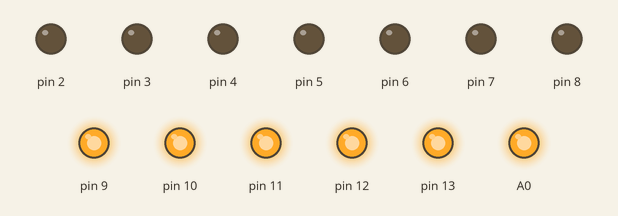
This sketch was run on a simulated Arduino Uno, built with avr-gcc and run on an emulated ATmega328P. Shown: output pins drawn as LEDs (lit = HIGH).

Above: at 0.5 s.
At 2.5 s:
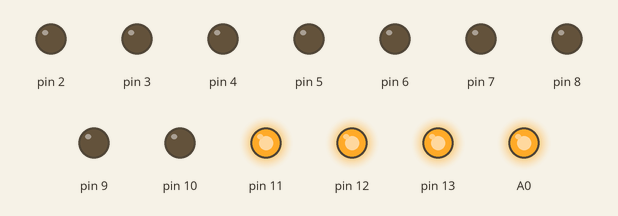
At 4.5 s:
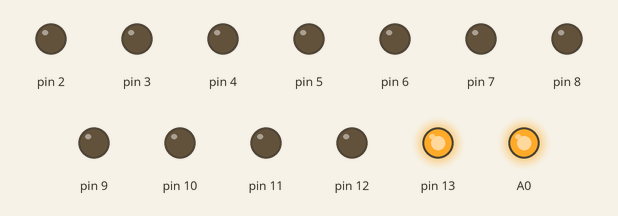
At 7.0 s:
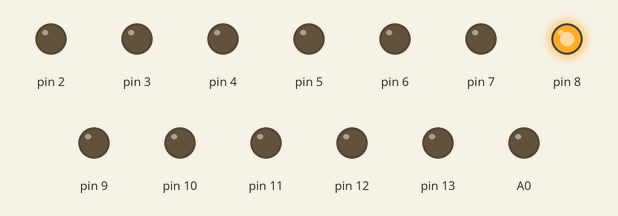
At 12.5 s:
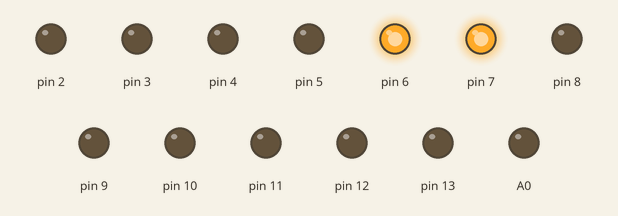
At 17.5 s:
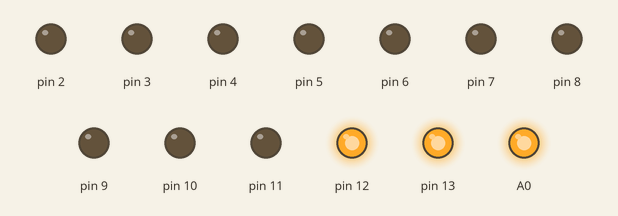
Timing chart, 0 to 18.2 s (numbered marks = the images above):
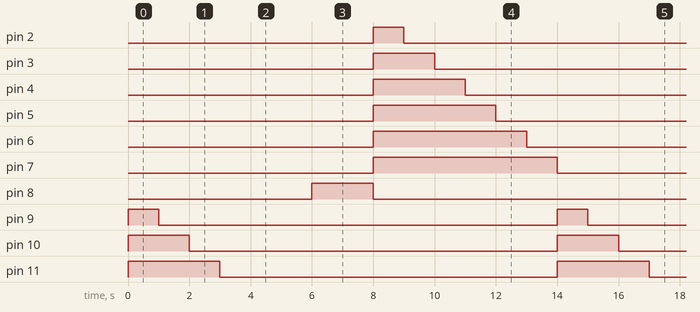

The sketch:

Exercicio_5.ino
```cpp
void setup() {
  pinMode(2, OUTPUT);
  pinMode(3, OUTPUT);
  pinMode(4, OUTPUT);
  pinMode(5, OUTPUT);
  pinMode(6, OUTPUT);
  pinMode(7, OUTPUT);
  pinMode(8, OUTPUT);
  pinMode(9, OUTPUT);
  pinMode(10, OUTPUT);
  pinMode(11, OUTPUT);
  pinMode(12, OUTPUT);
  pinMode(13, OUTPUT);
  pinMode(A0, OUTPUT);
}

void loop() {
  // ===== VERDE: acende tudo e apaga um por vez =====
  digitalWrite(9, HIGH);
  digitalWrite(10, HIGH);
  digitalWrite(11, HIGH);
  digitalWrite(12, HIGH);
  digitalWrite(13, HIGH);
  digitalWrite(A0, HIGH);
  delay(1000);

  digitalWrite(9, LOW);
  delay(1000);
  digitalWrite(10, LOW);
  delay(1000);
  digitalWrite(11, LOW);
  delay(1000);
  digitalWrite(12, LOW);
  delay(1000);
  digitalWrite(13, LOW);
  delay(1000);
  digitalWrite(A0, LOW);

  // ===== AMARELO =====
  digitalWrite(8, HIGH);
  delay(2000);
  digitalWrite(8, LOW);

  // ===== VERMELHO: acende tudo e apaga um por vez =====
  digitalWrite(2, HIGH);
  digitalWrite(3, HIGH);
  digitalWrite(4, HIGH);
  digitalWrite(5, HIGH);
  digitalWrite(6, HIGH);
  digitalWrite(7, HIGH);
  delay(1000);

  digitalWrite(2, LOW);
  delay(1000);
  digitalWrite(3, LOW);
  delay(1000);
  digitalWrite(4, LOW);
  delay(1000);
  digitalWrite(5, LOW);
  delay(1000);
  digitalWrite(6, LOW);
  delay(1000);
  digitalWrite(7, LOW);
}
```

Measured:
- by itself, pin 2, pin 9: alternates HIGH for 1.0 s and LOW for 13.0 s
- by itself, pin 3, pin 8, pin 10: alternates HIGH for 2.0 s and LOW for 12.0 s
- by itself, pin 4, pin 11: alternates HIGH for 3.0 s and LOW for 11.0 s
- by itself, pin 5, pin 12: alternates HIGH for 4.0 s and LOW for 10.0 s
- by itself, pin 6, pin 13: alternates HIGH for 5.0 s and LOW for 9.0 s
- by itself, pin 7, A0: alternates HIGH for 6.0 s and LOW for 8.0 s
